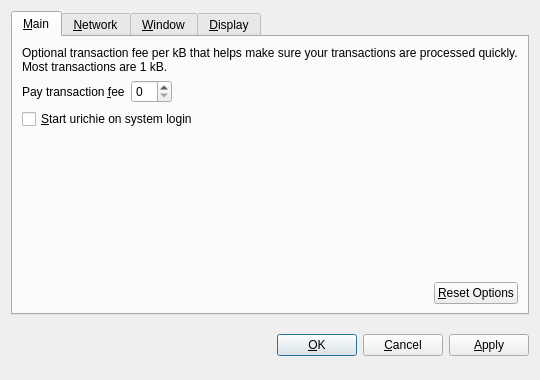
<?xml version="1.0" encoding="UTF-8"?>
<ui version="4.0">
 <class>OptionsDialog</class>
 <widget class="QDialog" name="OptionsDialog">
  <property name="geometry">
   <rect>
    <x>0</x>
    <y>0</y>
    <width>540</width>
    <height>380</height>
   </rect>
  </property>
  <property name="windowTitle">
   <string>Options</string>
  </property>
  <property name="modal">
   <bool>true</bool>
  </property>
  <layout class="QVBoxLayout" name="verticalLayout">
   <item>
    <widget class="QTabWidget" name="tabWidget">
     <property name="tabPosition">
      <enum>QTabWidget::North</enum>
     </property>
     <property name="currentIndex">
      <number>0</number>
     </property>
     <widget class="QWidget" name="tabMain">
      <attribute name="title">
       <string>&amp;Main</string>
      </attribute>
      <layout class="QVBoxLayout" name="verticalLayout_Main">
       <item>
        <widget class="QLabel" name="transactionFeeInfoLabel">
         <property name="text">
          <string>Optional transaction fee per kB that helps make sure your transactions are processed quickly. Most transactions are 1 kB.</string>
         </property>
         <property name="textFormat">
          <enum>Qt::PlainText</enum>
         </property>
         <property name="wordWrap">
          <bool>true</bool>
         </property>
        </widget>
       </item>
       <item>
        <layout class="QHBoxLayout" name="horizontalLayout_1_Main">
         <item>
          <widget class="QLabel" name="transactionFeeLabel">
           <property name="text">
            <string>Pay transaction &amp;fee</string>
           </property>
           <property name="textFormat">
            <enum>Qt::PlainText</enum>
           </property>
           <property name="buddy">
            <cstring>transactionFee</cstring>
           </property>
          </widget>
         </item>
         <item>
          <widget class="BitcoinAmountField" name="transactionFee"/>
         </item>
         <item>
          <spacer name="horizontalSpacer_1_Main">
           <property name="orientation">
            <enum>Qt::Horizontal</enum>
           </property>
           <property name="sizeHint" stdset="0">
            <size>
             <width>40</width>
             <height>20</height>
            </size>
           </property>
          </spacer>
         </item>
        </layout>
       </item>
       <item>
        <widget class="QCheckBox" name="bitcoinAtStartup">
         <property name="toolTip">
          <string>Automatically start urichie after logging in to the system.</string>
         </property>
         <property name="text">
          <string>&amp;Start urichie on system login</string>
         </property>
        </widget>
       </item>
       <item>
        <spacer name="verticalSpacer_Main">
         <property name="orientation">
          <enum>Qt::Vertical</enum>
         </property>
         <property name="sizeHint" stdset="0">
          <size>
           <width>20</width>
           <height>40</height>
          </size>
         </property>
        </spacer>
       </item>
       <item>
        <layout class="QHBoxLayout" name="horizontalLayout_2_Main">
         <item>
          <spacer name="horizontalSpacer_2_Main">
           <property name="orientation">
            <enum>Qt::Horizontal</enum>
           </property>
           <property name="sizeHint" stdset="0">
            <size>
             <width>40</width>
             <height>20</height>
            </size>
           </property>
          </spacer>
         </item>
         <item>
          <widget class="QPushButton" name="resetButton">
           <property name="toolTip">
            <string>Reset all client options to default.</string>
           </property>
           <property name="text">
            <string>&amp;Reset Options</string>
           </property>
           <property name="autoDefault">
            <bool>false</bool>
           </property>
          </widget>
         </item>
        </layout>
       </item>
      </layout>
     </widget>
     <widget class="QWidget" name="tabNetwork">
      <attribute name="title">
       <string>&amp;Network</string>
      </attribute>
      <layout class="QVBoxLayout" name="verticalLayout_Network">
       <item>
        <widget class="QCheckBox" name="mapPortUpnp">
         <property name="toolTip">
          <string>Automatically open the urichie client port on the router. This only works when your router supports UPnP and it is enabled.</string>
         </property>
         <property name="text">
          <string>Map port using &amp;UPnP</string>
         </property>
        </widget>
       </item>
       <item>
        <widget class="QCheckBox" name="connectSocks">
         <property name="toolTip">
          <string>Connect to the urichie network through a SOCKS proxy (e.g. when connecting through Tor).</string>
         </property>
         <property name="text">
          <string>&amp;Connect through SOCKS proxy:</string>
         </property>
        </widget>
       </item>
       <item>
        <layout class="QHBoxLayout" name="horizontalLayout_Network">
         <item>
          <widget class="QLabel" name="proxyIpLabel">
           <property name="text">
            <string>Proxy &amp;IP:</string>
           </property>
           <property name="textFormat">
            <enum>Qt::PlainText</enum>
           </property>
           <property name="buddy">
            <cstring>proxyIp</cstring>
           </property>
          </widget>
         </item>
         <item>
          <widget class="QValidatedLineEdit" name="proxyIp">
           <property name="maximumSize">
            <size>
             <width>140</width>
             <height>16777215</height>
            </size>
           </property>
           <property name="toolTip">
            <string>IP address of the proxy (e.g. 127.0.0.1)</string>
           </property>
          </widget>
         </item>
         <item>
          <widget class="QLabel" name="proxyPortLabel">
           <property name="text">
            <string>&amp;Port:</string>
           </property>
           <property name="textFormat">
            <enum>Qt::PlainText</enum>
           </property>
           <property name="buddy">
            <cstring>proxyPort</cstring>
           </property>
          </widget>
         </item>
         <item>
          <widget class="QLineEdit" name="proxyPort">
           <property name="maximumSize">
            <size>
             <width>55</width>
             <height>16777215</height>
            </size>
           </property>
           <property name="toolTip">
            <string>Port of the proxy (e.g. 9050)</string>
           </property>
          </widget>
         </item>
         <item>
          <widget class="QLabel" name="socksVersionLabel">
           <property name="text">
            <string>SOCKS &amp;Version:</string>
           </property>
           <property name="textFormat">
            <enum>Qt::PlainText</enum>
           </property>
           <property name="buddy">
            <cstring>socksVersion</cstring>
           </property>
          </widget>
         </item>
         <item>
          <widget class="QValueComboBox" name="socksVersion">
           <property name="toolTip">
            <string>SOCKS version of the proxy (e.g. 5)</string>
           </property>
          </widget>
         </item>
         <item>
          <spacer name="horizontalSpacer_Network">
           <property name="orientation">
            <enum>Qt::Horizontal</enum>
           </property>
           <property name="sizeHint" stdset="0">
            <size>
             <width>40</width>
             <height>20</height>
            </size>
           </property>
          </spacer>
         </item>
        </layout>
       </item>
       <item>
        <spacer name="verticalSpacer_Network">
         <property name="orientation">
          <enum>Qt::Vertical</enum>
         </property>
         <property name="sizeHint" stdset="0">
          <size>
           <width>20</width>
           <height>40</height>
          </size>
         </property>
        </spacer>
       </item>
      </layout>
     </widget>
     <widget class="QWidget" name="tabWindow">
      <attribute name="title">
       <string>&amp;Window</string>
      </attribute>
      <layout class="QVBoxLayout" name="verticalLayout_Window">
       <item>
        <widget class="QCheckBox" name="minimizeToTray">
         <property name="toolTip">
          <string>Show only a tray icon after minimizing the window.</string>
         </property>
         <property name="text">
          <string>&amp;Minimize to the tray instead of the taskbar</string>
         </property>
        </widget>
       </item>
       <item>
        <widget class="QCheckBox" name="minimizeOnClose">
         <property name="toolTip">
          <string>Minimize instead of exit the application when the window is closed. When this option is enabled, the application will be closed only after selecting Quit in the menu.</string>
         </property>
         <property name="text">
          <string>M&amp;inimize on close</string>
         </property>
        </widget>
       </item>
       <item>
        <spacer name="verticalSpacer_Window">
         <property name="orientation">
          <enum>Qt::Vertical</enum>
         </property>
         <property name="sizeHint" stdset="0">
          <size>
           <width>20</width>
           <height>40</height>
          </size>
         </property>
        </spacer>
       </item>
      </layout>
     </widget>
     <widget class="QWidget" name="tabDisplay">
      <attribute name="title">
       <string>&amp;Display</string>
      </attribute>
      <layout class="QVBoxLayout" name="verticalLayout_Display">
       <item>
        <layout class="QHBoxLayout" name="horizontalLayout_1_Display">
         <item>
          <widget class="QLabel" name="langLabel">
           <property name="text">
            <string>User Interface &amp;language:</string>
           </property>
           <property name="textFormat">
            <enum>Qt::PlainText</enum>
           </property>
           <property name="buddy">
            <cstring>lang</cstring>
           </property>
          </widget>
         </item>
         <item>
          <widget class="QValueComboBox" name="lang">
           <property name="toolTip">
            <string>The user interface language can be set here. This setting will take effect after restarting urichie.</string>
           </property>
          </widget>
         </item>
        </layout>
       </item>
       <item>
        <layout class="QHBoxLayout" name="horizontalLayout_2_Display">
         <item>
          <widget class="QLabel" name="unitLabel">
           <property name="text">
            <string>&amp;Unit to show amounts in:</string>
           </property>
           <property name="textFormat">
            <enum>Qt::PlainText</enum>
           </property>
           <property name="buddy">
            <cstring>unit</cstring>
           </property>
          </widget>
         </item>
         <item>
          <widget class="QValueComboBox" name="unit">
           <property name="toolTip">
            <string>Choose the default subdivision unit to show in the interface and when sending coins.</string>
           </property>
          </widget>
         </item>
        </layout>
       </item>
       <item>
        <widget class="QCheckBox" name="displayAddresses">
         <property name="toolTip">
          <string>Whether to show urichie addresses in the transaction list or not.</string>
         </property>
         <property name="text">
          <string>&amp;Display addresses in transaction list</string>
         </property>
        </widget>
       </item>
       <item>
        <widget class="QCheckBox" name="coinControlFeatures">
         <property name="toolTip">
          <string>Whether to show coin control features or not.</string>
         </property>
         <property name="text">
          <string>Display coin &amp;control features (experts only!)</string>
         </property>
        </widget>
       </item>
       <item>
        <spacer name="verticalSpacer_Display">
         <property name="orientation">
          <enum>Qt::Vertical</enum>
         </property>
         <property name="sizeHint" stdset="0">
          <size>
           <width>20</width>
           <height>40</height>
          </size>
         </property>
        </spacer>
       </item>
      </layout>
     </widget>
    </widget>
   </item>
   <item>
    <layout class="QHBoxLayout" name="horizontalLayout_Buttons">
     <item>
      <spacer name="horizontalSpacer_1">
       <property name="orientation">
        <enum>Qt::Horizontal</enum>
       </property>
       <property name="sizeHint" stdset="0">
        <size>
         <width>40</width>
         <height>48</height>
        </size>
       </property>
      </spacer>
     </item>
     <item>
      <widget class="QLabel" name="statusLabel">
       <property name="font">
        <font>
         <weight>75</weight>
         <bold>true</bold>
        </font>
       </property>
       <property name="text">
        <string/>
       </property>
       <property name="textFormat">
        <enum>Qt::PlainText</enum>
       </property>
       <property name="wordWrap">
        <bool>true</bool>
       </property>
      </widget>
     </item>
     <item>
      <spacer name="horizontalSpacer_2">
       <property name="orientation">
        <enum>Qt::Horizontal</enum>
       </property>
       <property name="sizeHint" stdset="0">
        <size>
         <width>40</width>
         <height>48</height>
        </size>
       </property>
      </spacer>
     </item>
     <item>
      <widget class="QPushButton" name="okButton">
       <property name="text">
        <string>&amp;OK</string>
       </property>
      </widget>
     </item>
     <item>
      <widget class="QPushButton" name="cancelButton">
       <property name="text">
        <string>&amp;Cancel</string>
       </property>
       <property name="autoDefault">
        <bool>false</bool>
       </property>
      </widget>
     </item>
     <item>
      <widget class="QPushButton" name="applyButton">
       <property name="text">
        <string>&amp;Apply</string>
       </property>
       <property name="autoDefault">
        <bool>false</bool>
       </property>
      </widget>
     </item>
    </layout>
   </item>
  </layout>
 </widget>
 <customwidgets>
  <customwidget>
   <class>BitcoinAmountField</class>
   <extends>QSpinBox</extends>
   <header>bitcoinamountfield.h</header>
  </customwidget>
  <customwidget>
   <class>QValueComboBox</class>
   <extends>QComboBox</extends>
   <header>qvaluecombobox.h</header>
  </customwidget>
  <customwidget>
   <class>QValidatedLineEdit</class>
   <extends>QLineEdit</extends>
   <header>qvalidatedlineedit.h</header>
  </customwidget>
 </customwidgets>
 <resources/>
 <connections/>
</ui>
